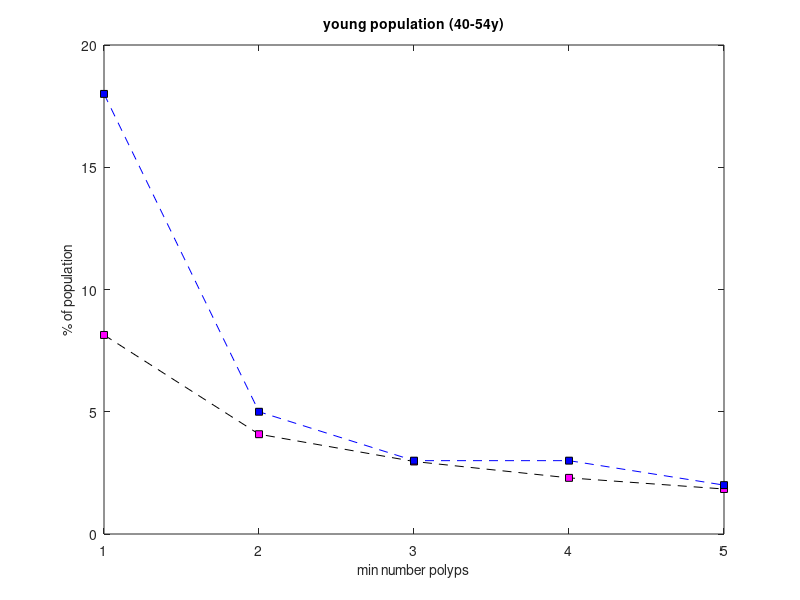
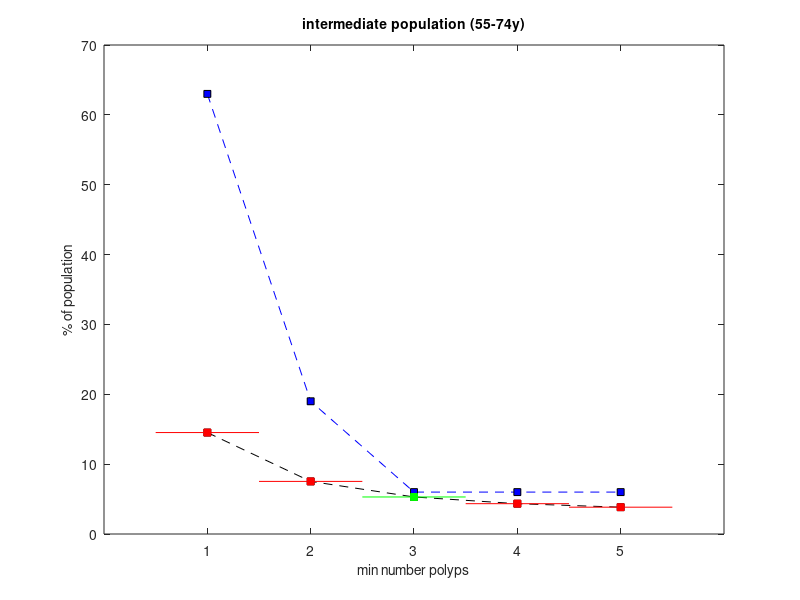
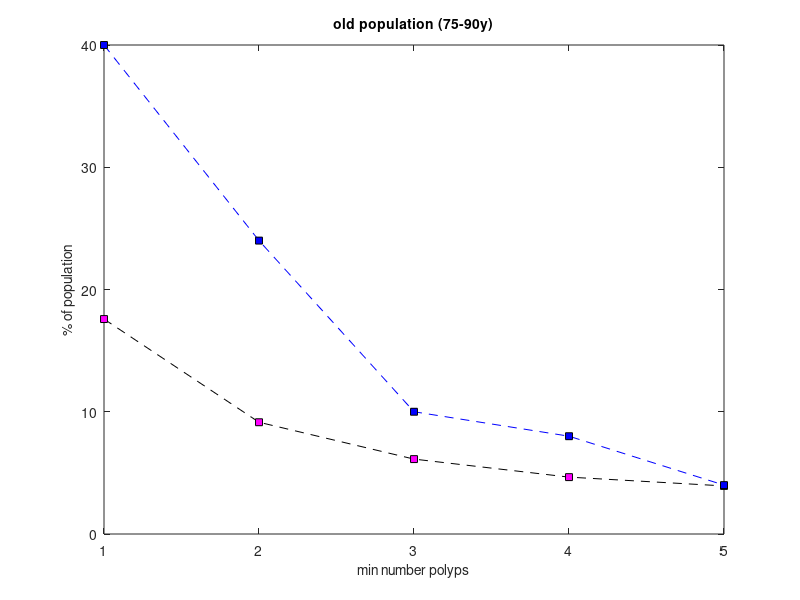
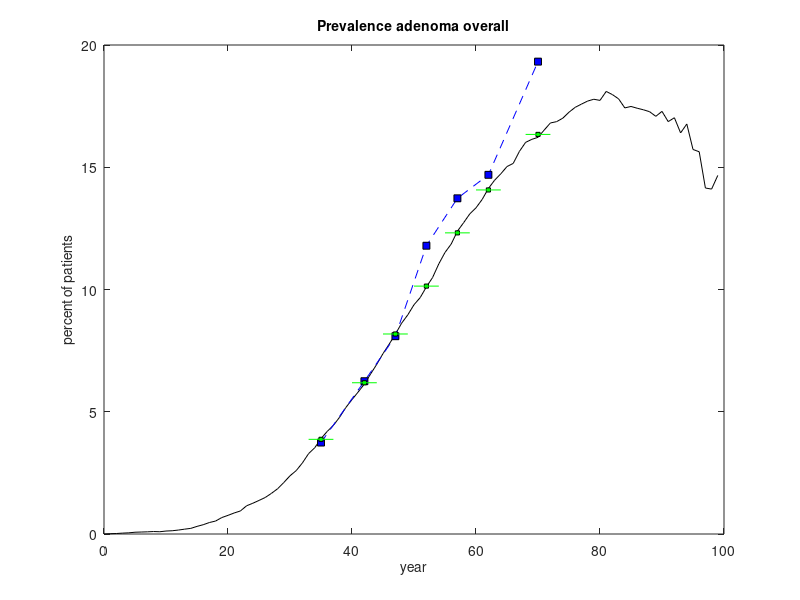

Recreate these plots in MATLAB, in order.
%%%%%%%%%%%%%%%%%%%%%%%%%%%%%%%%%%%%%%%%%%%%%%%%%%%%%%%%%%%%%%%%%%%%%%%%%%%
%     
%     CMOST: Colon Modeling with Open Source Tool
%     created by Meher Prakash and Benjamin Misselwitz 2012 - 2016
%
%     This program is part of free software package CMOST for colo-rectal  
%     cancer simulations: You can redistribute it and/or modify 
%     it under the terms of the GNU General Public License as published by
%     the Free Software Foundation, either version 3 of the License, or
%     (at your option) any later version.
% 
%       
%     This program is distributed in the hope that it will be useful,
%     but WITHOUT ANY WARRANTY; without even the implied warranty of
%     MERCHANTABILITY or FITNESS FOR A PARTICULAR PURPOSE.  See the
%     GNU General Public License for more details.
% 
%     You should have received a copy of the GNU General Public License
%     along with this program.  If not, see <http://www.gnu.org/licenses/>.
%%%%%%%%%%%%%%%%%%%%%%%%%%%%%%%%%%%%%%%%%%%%%%%%%%%%%%%%%%%%%%%%%%%%%%%%%%%

function stop = Auto_Calib_1_OutFunction(varargin)

%%% the path were this proggram is stored, this must be the CMOST path
Path = mfilename('fullpath');
pos = regexp(Path, [mfilename, '$']);
CurrentPath = Path(1:pos-1);
cd (fullfile(CurrentPath, '../Storyboards', 'Temp'))
load ('Calibration_1_temp');

handles.Variables = Calibration_1_temp.Variables;
handles.Flow      = Calibration_1_temp.Flow;
BM                = Calibration_1_temp.BM;

FontSz   = 10;
MarkerSz = 5;
LineSz   = 0.4;
a=findall(0);

stop = false;

c=findobj(a, 'tag', 'RMS_distribution_current');  
set(c, 'string', num2str(handles.Flow.RMSMPop(end)))

c=findobj(a, 'tag', 'RMS_prevalence_current');
set(c, 'string', num2str(handles.Flow.RMSE(end)))

c=findobj(a, 'tag', 'RMS_stage_distribution_current');
set(c, 'string', num2str(handles.Flow.RMSP(end)))

c=findobj(a, 'tag', 'Iteration_number');
set(c, 'string', num2str(handles.Flow.Iteration))

% young population
MakeGraphik2(BM.OutputValues.YoungPop, handles.Variables.Benchmarks.MultiplePolypsYoung,...
    LineSz, MarkerSz, FontSz, 'min number polyps', '% of population', 'young population (40-54y)', a)

% intermediate population
MakeGraphik2(BM.OutputValues.MidPop, handles.Variables.Benchmarks.MultiplePolyp,...
    LineSz, MarkerSz, FontSz, 'min number polyps', '% of population', 'intermediate population (55-74y)', a)

try
    for f=1:length(BM.OutputValues.MidPop)
        line([f-0.5 f+0.5], [BM.OutputValues.MidPop(f) BM.OutputValues.MidPop(f)], 'color', BM.OutputFlags.MidPop{f})
        plot(f, BM.OutputValues.MidPop(f), '--ks', 'MarkerEdgeColor', BM.OutputFlags.MidPop{f},...
            'MarkerFaceColor', BM.OutputFlags.MidPop{f}, 'MarkerSize',MarkerSz)
    end
catch
    rethrow (lasterror)
end
% old population
MakeGraphik2(BM.OutputValues.OldPop, handles.Variables.Benchmarks.MultiplePolypsOld,...
    LineSz, MarkerSz, FontSz, 'min number polyps', '% of population', 'old population (75-90y)', a)

% overall
MakeGraphik(BM.Graph.EarlyAdenoma_Ov, handles.Variables.Benchmarks.EarlyPolyp.Ov_y,...
    handles.Variables.Benchmarks.EarlyPolyp.Ov_perc, BM.OutputValues.EarlyAdenoma_Ov,...
    BM.OutputFlags.EarlyAdenoma_Ov, 'Prevalence adenoma overall', 'percent of patients', LineSz, MarkerSz, FontSz, a)

% male
MakeGraphik(BM.Graph.EarlyAdenoma_Male, handles.Variables.Benchmarks.EarlyPolyp.Male_y,...
    handles.Variables.Benchmarks.EarlyPolyp.Male_perc, BM.OutputValues.EarlyAdenoma_Male,...
    BM.OutputFlags.EarlyAdenoma_Male, 'Prevalence adenoma male', 'percent of patients', LineSz, MarkerSz, FontSz, a)

% female
MakeGraphik(BM.Graph.EarlyAdenoma_Female, handles.Variables.Benchmarks.EarlyPolyp.Female_y,...
    handles.Variables.Benchmarks.EarlyPolyp.Female_perc, BM.OutputValues.EarlyAdenoma_Female,...
    BM.OutputFlags.EarlyAdenoma_Female, 'Prevalence adenoma female', 'percent of patients', LineSz, MarkerSz, FontSz, a)

% Adenoma distribution
b=findobj(a, 'string', 'distribution of P1 ... P4 adenoma stages');
ax_handle = FindAndActivateAxes(b, a);
if ~isempty(ax_handle)
    bar(cat(2, BM.Polyp_early, zeros(6,1), BM.BM_value_early)', 'stacked'), hold on
else
    return; % 如果找不到坐标区，跳过此图
end
for f=1:4 
    if isequal(f, 1), LinePos(f) = BM.Polyp_early(f)/2; %#ok<AGROW>
    else LinePos(f) = sum(BM.Polyp_early(1:f-1))+BM.Polyp_early(f)/2; %#ok<AGROW>
    end
end
for f=1:4
    line([1.5 2.5], [LinePos(f) LinePos(f)], 'color', BM.Pflag{f})
end    
l=legend('Adenoma 3mm', 'Adenoma 5mm', 'Adenoma 7mm', 'Adenoma 9mm', 'Adv Adenoma P5', 'Adv Adenoma P6');
set(l, 'location', 'northoutside', 'fontsize', FontSz)
ylabel('% of affected patients', 'fontsize', FontSz)
title('distribution of P1 ... P4 adenoma stages')
set(gca, 'xticklabel', {'adenomas' '' 'benchmark' ''}, 'fontsize', FontSz, 'ylim', [0 100])

% Adjusting RMS Graph early
b=findobj(a, 'string', 'RMS adenoma prevalence');
ax_handle = FindAndActivateAxes(b, a);
if ~isempty(ax_handle)
    tmp = length(BM.RMSE);
    plot(1:tmp, BM.RMSE(1:tmp)), hold on
else
    return;
end
for f=1:tmp
    plot(f, BM.RMSE(f), '--rs','LineWidth',1, 'MarkerEdgeColor','k', 'MarkerFaceColor','g', 'MarkerSize',3)
end 
set(gca, 'color',  [0.6 0.6 1], 'box', 'off')

% Adjusting RMS Graph population
b=findobj(a, 'string', 'RMS adenoma distribution');
ax_handle = FindAndActivateAxes(b, a);
if ~isempty(ax_handle)
    tmp = length(BM.RMSMPop);
    plot(1:tmp, BM.RMSMPop(1:tmp)), hold on
else
    return;
end
for f=1:tmp, 
    plot(f, BM.RMSMPop(f), '--rs','LineWidth',1, 'MarkerEdgeColor','k', 'MarkerFaceColor','g', 'MarkerSize',3)
end 
set(gca, 'color',  [0.6 0.6 1], 'box', 'off')

% Adjusting RMS for adenoma stage distribution
b=findobj(a, 'string', 'RMS adenoma stage distribution');
ax_handle = FindAndActivateAxes(b, a);
if ~isempty(ax_handle)
    tmp = length(BM.RMSP);
    plot(1:tmp, BM.RMSP(1:tmp)), hold on
else
    return;
end
for f=1:tmp, 
    plot(f, BM.RMSP(f), '--rs','LineWidth',1, 'MarkerEdgeColor','k', 'MarkerFaceColor','g', 'MarkerSize',3)
end 
set(gca, 'color',  [0.6 0.6 1], 'box', 'off')
title('RMS adenoma stage distribution', 'fontsize', FontSz)

drawnow limitrate nocallbacks

c=findobj(a, 'tag', 'Stop');  
d=get(c, 'enable');
if isequal(d{1}, 'off')
       choice = questdlg('Are you sure you want to quit?',...
           'Quitting optimization?','yes', 'no', 'no'); 
       switch choice
           case    'yes'
               stop = true;
           case    'no'
               stop = false;
       end
end

function MakeGraphik(DataGraph, BM_year, BM_value, BM_current, BM_flags, GraphTitle, LabelY, LineSz, MarkerSz, FontSz, a)
% 查找标题文本对象
b = findobj(a, 'string', GraphTitle);
if isempty(b)
    % 如果找不到标题，尝试查找所有 axes 并匹配标题
    all_axes = findall(a, 'type', 'axes');
    for i = 1:length(all_axes)
        ax_title = get(get(all_axes(i), 'Title'), 'String');
        if strcmp(ax_title, GraphTitle)
            b = get(all_axes(i), 'Title');
            break;
        end
    end
end

% 获取坐标区句柄
if ~isempty(b) && all(isvalid(b))
    if isprop(b, 'Parent') && all(isvalid(b.Parent))
        ax_handle = b.Parent;
    else
        ax_handle = ancestor(b, 'axes');
    end
else
    % 如果找不到，尝试直接查找坐标区
    ax_handle = findall(a, 'type', 'axes', '-depth', 1);
    if ~isempty(ax_handle)
        ax_handle = ax_handle(1);
    end
end

% 确保 ax_handle 是有效的坐标区
if ~isempty(ax_handle) && all(isvalid(ax_handle)) && strcmp(get(ax_handle, 'type'), 'axes')
    axes(ax_handle);
    cla(ax_handle);
    hold on;
    plot(0:99, DataGraph, 'color', 'k')
    plot(BM_year, BM_value, '--bs','LineWidth',LineSz, 'MarkerEdgeColor','k', 'MarkerFaceColor','b', 'MarkerSize',MarkerSz)
    
    for f=1:length(BM_year)
        plot(BM_year(f), BM_current(f), '--rs', 'LineWidth', LineSz, 'MarkerEdgeColor','k', 'MarkerFaceColor', BM_flags{f}, 'MarkerSize',3)
        line([BM_year(f)-2 BM_year(f)+2], [BM_current(f) BM_current(f)], 'color', BM_flags{f});
    end
    xlabel('year', 'fontsize', FontSz), ylabel(LabelY, 'fontsize', FontSz), title(GraphTitle, 'fontsize', FontSz)
    set(gca, 'xlim', [0 100], 'fontsize', FontSz, 'xtick', [0 20 40 60 80 100])
else
    % 如果实在找不到坐标区，创建一个新的图形窗口
    figure;
    plot(0:99, DataGraph, 'color', 'k'), hold on
    plot(BM_year, BM_value, '--bs','LineWidth',LineSz, 'MarkerEdgeColor','k', 'MarkerFaceColor','b', 'MarkerSize',MarkerSz)
    
    for f=1:length(BM_year)
        plot(BM_year(f), BM_current(f), '--rs', 'LineWidth', LineSz, 'MarkerEdgeColor','k', 'MarkerFaceColor', BM_flags{f}, 'MarkerSize',3)
        line([BM_year(f)-2 BM_year(f)+2], [BM_current(f) BM_current(f)], 'color', BM_flags{f});
    end
    xlabel('year', 'fontsize', FontSz), ylabel(LabelY, 'fontsize', FontSz), title(GraphTitle, 'fontsize', FontSz)
    set(gca, 'xlim', [0 100], 'fontsize', FontSz, 'xtick', [0 20 40 60 80 100])
end

function MakeGraphik2(Population, Benchmark, LineSz, MarkerSz, FontSz, XaxisLabel, YaxisLabel, FigTitle, a)
% 查找标题文本对象
b = findobj(a, 'string', FigTitle);
if isempty(b)
    % 如果找不到标题，尝试查找所有 axes 并匹配标题
    all_axes = findall(a, 'type', 'axes');
    for i = 1:length(all_axes)
        ax_title = get(get(all_axes(i), 'Title'), 'String');
        if strcmp(ax_title, FigTitle)
            b = get(all_axes(i), 'Title');
            break;
        end
    end
end

% 获取坐标区句柄
if ~isempty(b) && all(isvalid(b))
    if isprop(b, 'Parent') && all(isvalid(b.Parent))
        ax_handle = b.Parent;
    else
        ax_handle = ancestor(b, 'axes');
    end
else
    % 如果找不到，尝试直接查找坐标区
    ax_handle = findall(a, 'type', 'axes', '-depth', 1);
    if ~isempty(ax_handle)
        ax_handle = ax_handle(1);
    end
end

% 确保 ax_handle 是有效的坐标区
if ~isempty(ax_handle) && all(isvalid(ax_handle)) && strcmp(get(ax_handle, 'type'), 'axes')
    axes(ax_handle);
    cla(ax_handle);
    hold on;
    plot(Population,   '--ks','LineWidth',LineSz, 'MarkerEdgeColor','k', 'MarkerFaceColor','m', 'MarkerSize',MarkerSz)
    plot(Benchmark,    '--bs','LineWidth',LineSz, 'MarkerEdgeColor','k', 'MarkerFaceColor','b', 'MarkerSize',MarkerSz)
    xlabel(XaxisLabel, 'fontsize', FontSz); ylabel(YaxisLabel, 'fontsize', FontSz)
    set(gca, 'XTick', [1 2 3 4 5]), title(FigTitle, 'fontsize', FontSz), set(gca, 'fontsize', FontSz)
else
    % 如果实在找不到坐标区，创建一个新的图形窗口
    figure;
    plot(Population,   '--ks','LineWidth',LineSz, 'MarkerEdgeColor','k', 'MarkerFaceColor','m', 'MarkerSize',MarkerSz), hold on
    plot(Benchmark,    '--bs','LineWidth',LineSz, 'MarkerEdgeColor','k', 'MarkerFaceColor','b', 'MarkerSize',MarkerSz)
    xlabel(XaxisLabel, 'fontsize', FontSz); ylabel(YaxisLabel, 'fontsize', FontSz)
    set(gca, 'XTick', [1 2 3 4 5]), title(FigTitle, 'fontsize', FontSz), set(gca, 'fontsize', FontSz)
end
                

% 辅助函数：查找并激活坐标区
function ax_handle = FindAndActivateAxes(b, ~)
    ax_handle = [];
    
    % 如果找到了标题对象
    if ~isempty(b) && all(isvalid(b))
        if isprop(b, 'Parent') && all(isvalid(b.Parent)) && strcmp(get(b.Parent, 'type'), 'axes')
            ax_handle = b.Parent;
        else
            ax = ancestor(b, 'axes');
            if ~isempty(ax) && all(isvalid(ax))
                ax_handle = ax;
            end
        end
    end
    
    % 激活坐标区
    if ~isempty(ax_handle) && all(isvalid(ax_handle))
        try
            axes(ax_handle);
            cla(ax_handle);
        catch
            ax_handle = [];
        end
    end
